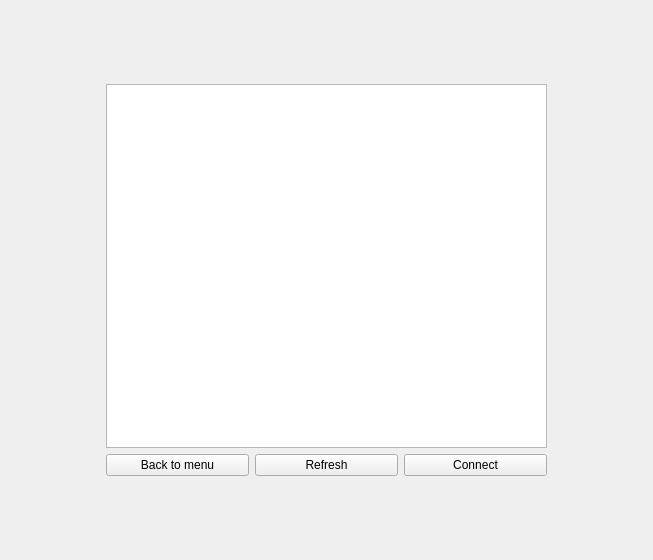
<?xml version="1.0" encoding="UTF-8"?>
<ui version="4.0">
 <class>RoomsListWidgetClass</class>
 <widget class="QWidget" name="RoomsListWidgetClass">
  <property name="geometry">
   <rect>
    <x>0</x>
    <y>0</y>
    <width>653</width>
    <height>560</height>
   </rect>
  </property>
  <property name="windowTitle">
   <string>RoomsListWidget</string>
  </property>
  <layout class="QGridLayout" name="gridLayout" rowstretch="1,5,1,1" columnstretch="2,3,3,3,2">
   <item row="2" column="1">
    <widget class="QPushButton" name="backToMenuButton">
     <property name="text">
      <string>Back to menu</string>
     </property>
    </widget>
   </item>
   <item row="3" column="1">
    <spacer name="verticalSpacer">
     <property name="orientation">
      <enum>Qt::Vertical</enum>
     </property>
     <property name="sizeHint" stdset="0">
      <size>
       <width>20</width>
       <height>40</height>
      </size>
     </property>
    </spacer>
   </item>
   <item row="1" column="0">
    <spacer name="horizontalSpacer">
     <property name="orientation">
      <enum>Qt::Horizontal</enum>
     </property>
     <property name="sizeHint" stdset="0">
      <size>
       <width>40</width>
       <height>20</height>
      </size>
     </property>
    </spacer>
   </item>
   <item row="0" column="1">
    <spacer name="verticalSpacer_2">
     <property name="orientation">
      <enum>Qt::Vertical</enum>
     </property>
     <property name="sizeHint" stdset="0">
      <size>
       <width>20</width>
       <height>40</height>
      </size>
     </property>
    </spacer>
   </item>
   <item row="1" column="4">
    <spacer name="horizontalSpacer_2">
     <property name="orientation">
      <enum>Qt::Horizontal</enum>
     </property>
     <property name="sizeHint" stdset="0">
      <size>
       <width>40</width>
       <height>20</height>
      </size>
     </property>
    </spacer>
   </item>
   <item row="2" column="3">
    <widget class="QPushButton" name="ConnectButton">
     <property name="text">
      <string>Connect</string>
     </property>
    </widget>
   </item>
   <item row="1" column="1" colspan="3">
    <widget class="QListWidget" name="listWidget"/>
   </item>
   <item row="2" column="2">
    <widget class="QPushButton" name="refreshButton">
     <property name="text">
      <string>Refresh</string>
     </property>
    </widget>
   </item>
  </layout>
 </widget>
 <resources/>
 <connections>
  <connection>
   <sender>backToMenuButton</sender>
   <signal>clicked()</signal>
   <receiver>RoomsListWidgetClass</receiver>
   <slot>hide()</slot>
   <hints>
    <hint type="sourcelabel">
     <x>120</x>
     <y>464</y>
    </hint>
    <hint type="destinationlabel">
     <x>50</x>
     <y>464</y>
    </hint>
   </hints>
  </connection>
 </connections>
</ui>
